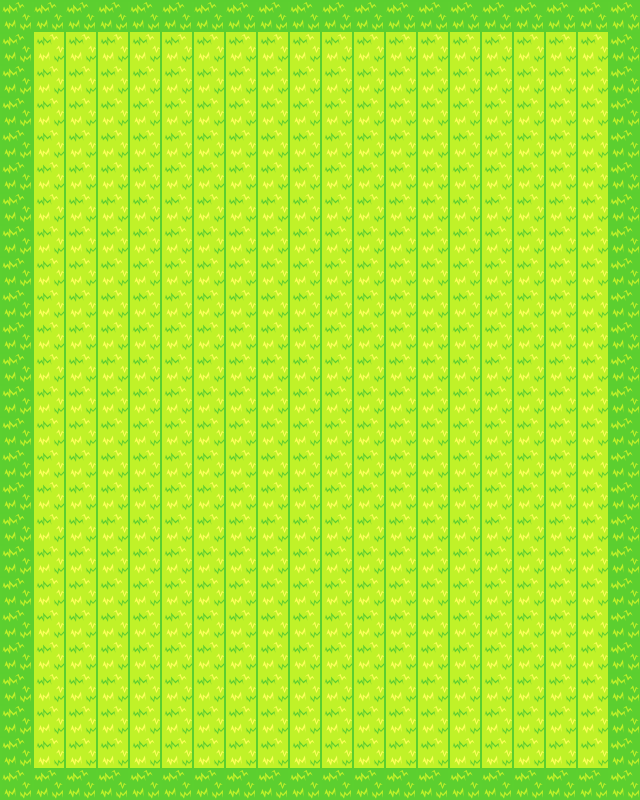

Rendered tile map (Tiled .tmx) drawn with the repository's tilesets; below, a short description and the map source with its tile grids summarised:
An orthogonal 20x25 tile map with 32x32 px tiles, 1 tile layer (layer0).

<map version="1.4" tiledversion="1.4.3" orientation="orthogonal" renderorder="right-up" width="20" height="25" tilewidth="32" tileheight="32" infinite="0" nextlayerid="3" nextobjectid="1">
 <tileset firstgid="1" name="ground" tilewidth="32" tileheight="32" tilecount="2" columns="2">
  <image source="ground.png" width="68" height="34" />
 </tileset>
 <layer id="1" name="layer0" width="20" height="25">
  <data>[500 cells, 500 non-empty, 2 distinct tile ids]</data>
 </layer>
</map>
